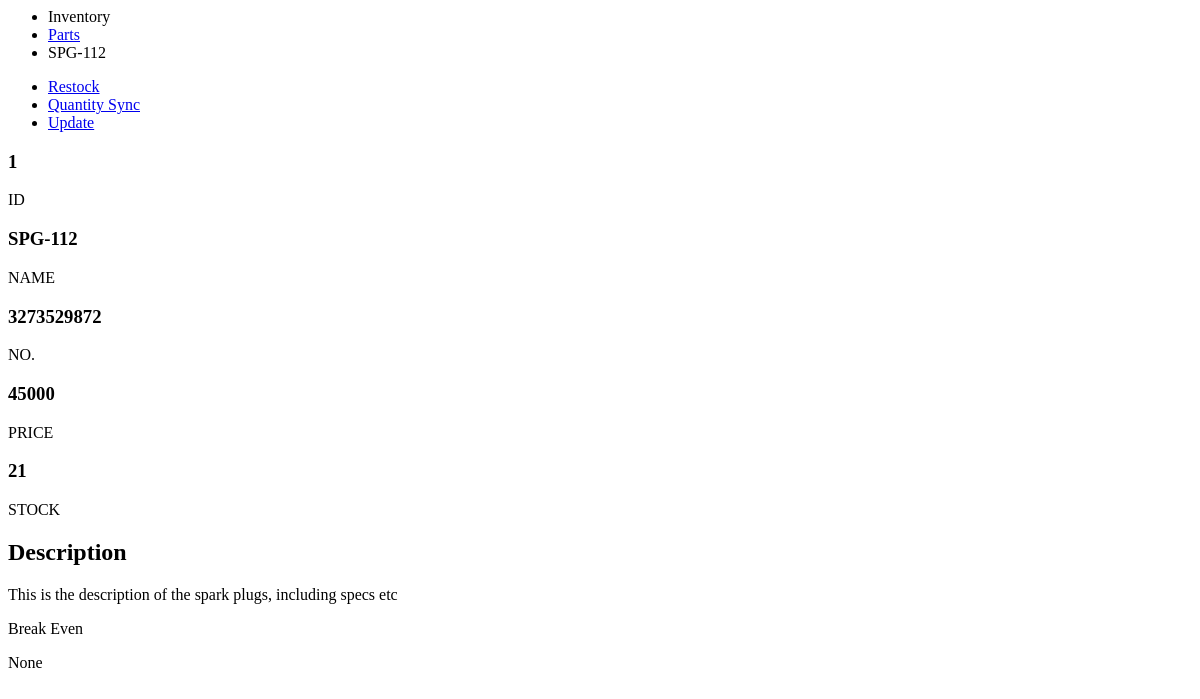
The page /inventory/parts/1/ (signed in) on the database as committed earlier.
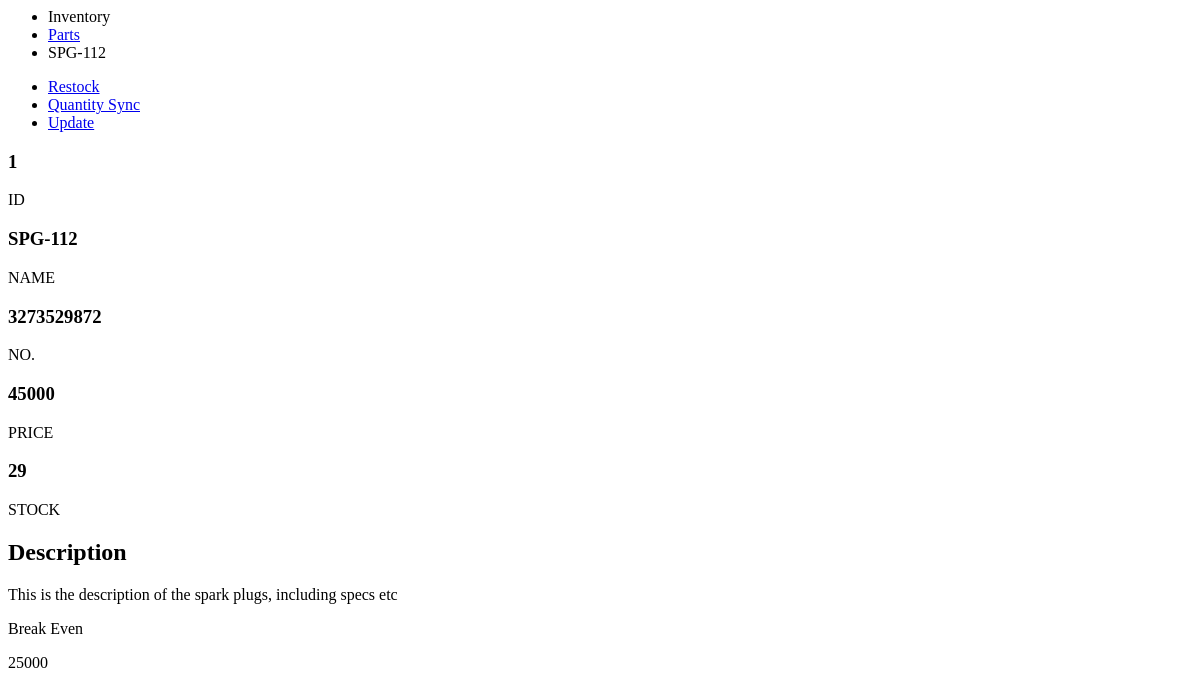
The same page on the database as committed later.
### inventory/parts/models.py (models this page shows, shortened)
class Part(models.Model):
    name = models.CharField(max_length=255)
    type = models.ForeignKey(PartCategory, on_delete=models.CASCADE, related_name='parts', null=True)
    part_number = models.CharField(max_length=100)
    selling_price = models.DecimalField(max_digits=20, decimal_places=0, null=True, blank=True)
    break_even_price = models.DecimalField(max_digits=20, decimal_places=0, null=True)
    stock_quantity = models.PositiveIntegerField(default=0)
    description = models.TextField(blank=True, null=True)

### inventory/parts/views.py (the view)
# urls.py: path("<int:pk>/", views.PartDetailView.as_view(), name="detail"),
class PartDetailView(LoginRequiredMixin, PermissionRequiredMixin, View):
    permission_required = "parts.view_part"
    def get(self, request, pk):
        part = Part.objects.get(pk=pk)
        return render(request, "parts/part-detail.html", {"part": part})

### inventory/parts/templates/parts/part-detail.html
{% load widget_tweaks %}
<c-layout title="{{ part.name }}">
    <div class="items-center flex flex-wrap justify-between mb-3">
        <div class="breadcrumbs text-sm">
            <ul>
              <li><a>Inventory</a></li>
              <li><a href="{% url 'parts:list' %}">Parts</a></li>
              <li><a>{{ part.name }}</a></li>
            </ul>
          </div>
        <ul class="menu menu-vertical lg:menu-horizontal bg-base-100 rounded-box">
            <li>
                <a href="{% url 'stock:restock' part.pk %}">Restock</a>
            </li>
            {% if request.user.is_superuser %}
            <li>
                <a href="{% url 'parts:quantity_sync' part.pk %}">Quantity Sync</a>
            </li>
            {% endif %}
            <li>
                <a href="{% url 'parts:update' part.pk %}">Update</a>
            </li>
        </ul>
    </div>
    <div class="grid sm:flex items-start gap-3">
        <div class="card bg-base-100 min-w-64 sm:sticky sm:top-0">
            <div class="card-body">
                <div class="grid gap-3">
                    <div>
                        <h3 class="card-title">{{ part.pk }}</h3>
                        <p class="text-xs opacity-50">ID</p>
                    </div>
                    <div>
                        <h3 class="card-title">{{ part.name }}</h3>
                        <p class="text-xs opacity-50">NAME</p>
                    </div>
                    <div>
                        <h3 class="card-title">{{ part.part_number }}</h3>
                        <p class="text-xs opacity-50">NO.</p>
                    </div>
                    <div>
                        <h3 class="card-title">{{ part.selling_price }}</h3>
                        <p class="text-xs opacity-50">PRICE</p>
                    </div>
                    <div>
                        <h3 class="card-title">{{ part.stock_quantity }}</h3>
                        <p class="text-xs opacity-50">STOCK</p>
                    </div>
                </div>
            </div>
        </div>
        <div class="card bg-base-100">
            <div class="card-body">
                <h2 class="card-title">Description</h2>
                <p class="text-s">
                    {% if part.description %}
                    {{ part.description }}
                    {% else %}
                    None
                    {% endif %}
                </p>
                <div class="card-title">Break Even</div>
                <p class="text-sm">{{ part.break_even_price }}</p>
            </div>
        </div>
    </div>
</c-layout>

Rows that differ between the two databases and show on the page:
changed Part "SPG-112": stock_quantity "21" → "29"; break_even_price "None" → "25000"
